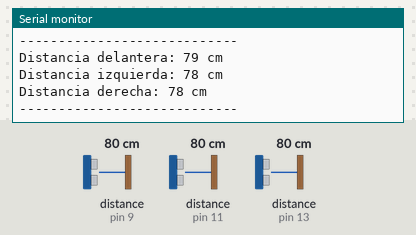
The sketch below on a simulated Arduino Uno, built with avr-gcc and run on an emulated ATmega328P. Parts: the last lines printed to the serial monitor. Wiring (inferred from the names in the program): 3 × ultrasonic range finder: trigger pin 8, echo pin 9 / trigger pin 10, echo pin 11 / trigger pin 12, echo pin 13. The inputs (shaded band) are chosen by the test bench; at power-on: distance to the obstacle (sensors on pin 9, pin 11, pin 13) 80 cm. The echo pulse lasts 58.3 µs per cm.

Above: at 2.8 s.
2.9 s: distance to the obstacle (sensor on pin 9) set to 120 cm
7.1 s: distance to the obstacle (sensor on pin 11) set to 2 cm
At 8.5 s:
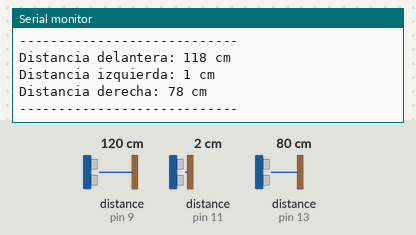
8.6 s: distance to the obstacle (sensor on pin 13) set to 2 cm
At 9.8 s:
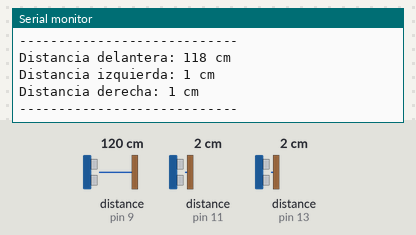
10.1 s: distance to the obstacle (sensor on pin 9) set to 2 cm
11.6 s: distance to the obstacle (sensor on pin 11) set to 4 cm
At 12.8 s:
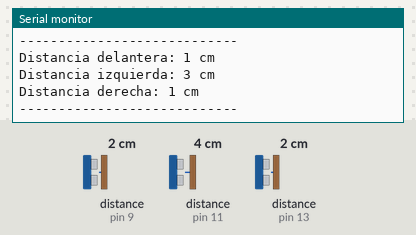
13.1 s: distance to the obstacle (sensor on pin 13) set to 4 cm
At 14.8 s:
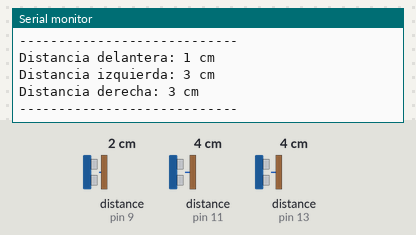
Timing chart, 0 to 15.6 s (numbered marks = the images above; inputs shaded):
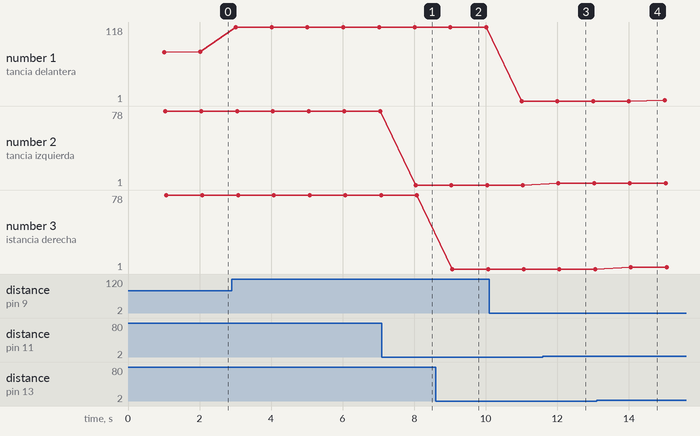

Measured:
- after the input at 7.1 s, the serial monitor: prints a new line after 0.94 s (image 1)
- after the input at 8.6 s, the serial monitor: prints a new line after 0.47 s (image 2)
- after the input at 11.6 s, the serial monitor: prints a new line after 0.43 s (image 3)
- after the input at 13.1 s, the serial monitor: prints a new line after 0.96 s (image 4)
- plotted number 1: 79 → 118 after the input at 2.9 s, 1 → 2 after the input at 13.1 s
- plotted number 2: 78 → 1 after the input at 7.1 s, 1 → 3 after the input at 11.6 s

The sketch:

Test-US-Sensors.ino
```cpp
// Definición de Pines de Sensores US (HC-SR04)
#define TRIG1 8 // Sensor delantero
#define ECHO1 9
#define TRIG2 10 // Sensor Izquierdo
#define ECHO2 11
#define TRIG3 12 // Sensor Derecho
#define ECHO3 13

const unsigned long printInterval = 1000; // Intervalo de 5 segundos
unsigned long previousMillis = 0;

void setup() {
  Serial.begin(9600); // Iniciar la comunicación Serial

  // Configuración de pines de HC-SR04
  pinMode(TRIG1, OUTPUT);
  pinMode(ECHO1, INPUT);
  pinMode(TRIG2, OUTPUT);
  pinMode(ECHO2, INPUT);
  pinMode(TRIG3, OUTPUT);
  pinMode(ECHO3, INPUT);
}

void loop() {
  unsigned long currentMillis = millis();

  // Verificar si han pasado 5 segundos
  if (currentMillis - previousMillis >= printInterval) {
    previousMillis = currentMillis;

    // Obtener los valores de los sensores ultrasónicos y de color
    int distanceFront = measureDistance(TRIG1, ECHO1);
    int distanceLeft = measureDistance(TRIG2, ECHO2);
    int distanceRight = measureDistance(TRIG3, ECHO3);

    // Mostrar los valores en el Serial
    Serial.print("Distancia delantera: "); Serial.print(distanceFront); Serial.println(" cm");
    Serial.print("Distancia izquierda: "); Serial.print(distanceLeft); Serial.println(" cm");
    Serial.print("Distancia derecha: "); Serial.print(distanceRight); Serial.println(" cm");
    Serial.println("----------------------------");
  }
}

// Función para medir la distancia con los sensores ultrasónicos
int measureDistance(int trigPin, int echoPin) {
  digitalWrite(trigPin, LOW);
  delayMicroseconds(2);
  digitalWrite(trigPin, HIGH);
  delayMicroseconds(10);
  digitalWrite(trigPin, LOW);

  long duration = pulseIn(echoPin, HIGH);
  int distance = duration * 0.034 / 2;
  return distance;
}
```
